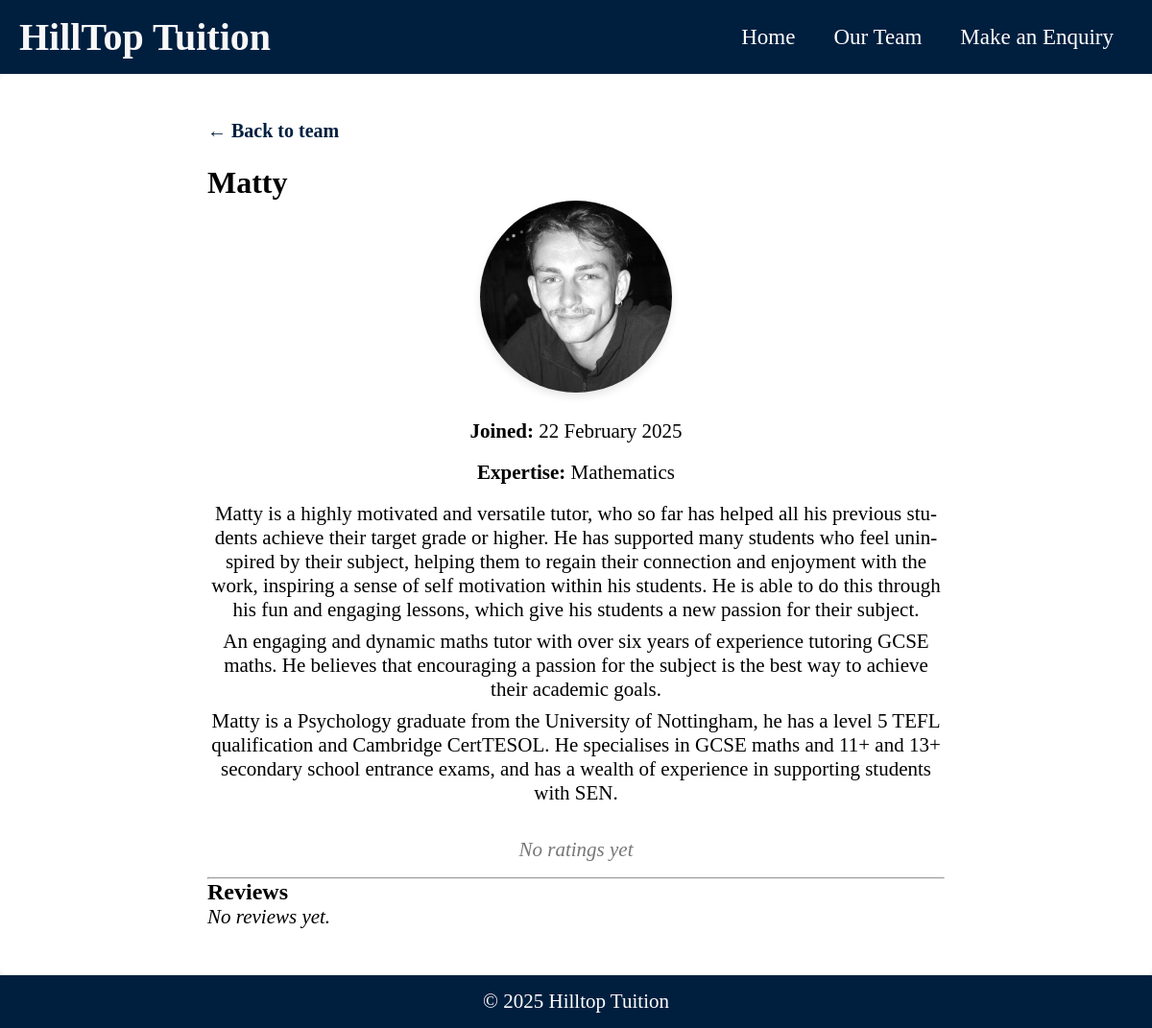
/tutor/1/, run on an earlier commit of the app's database.
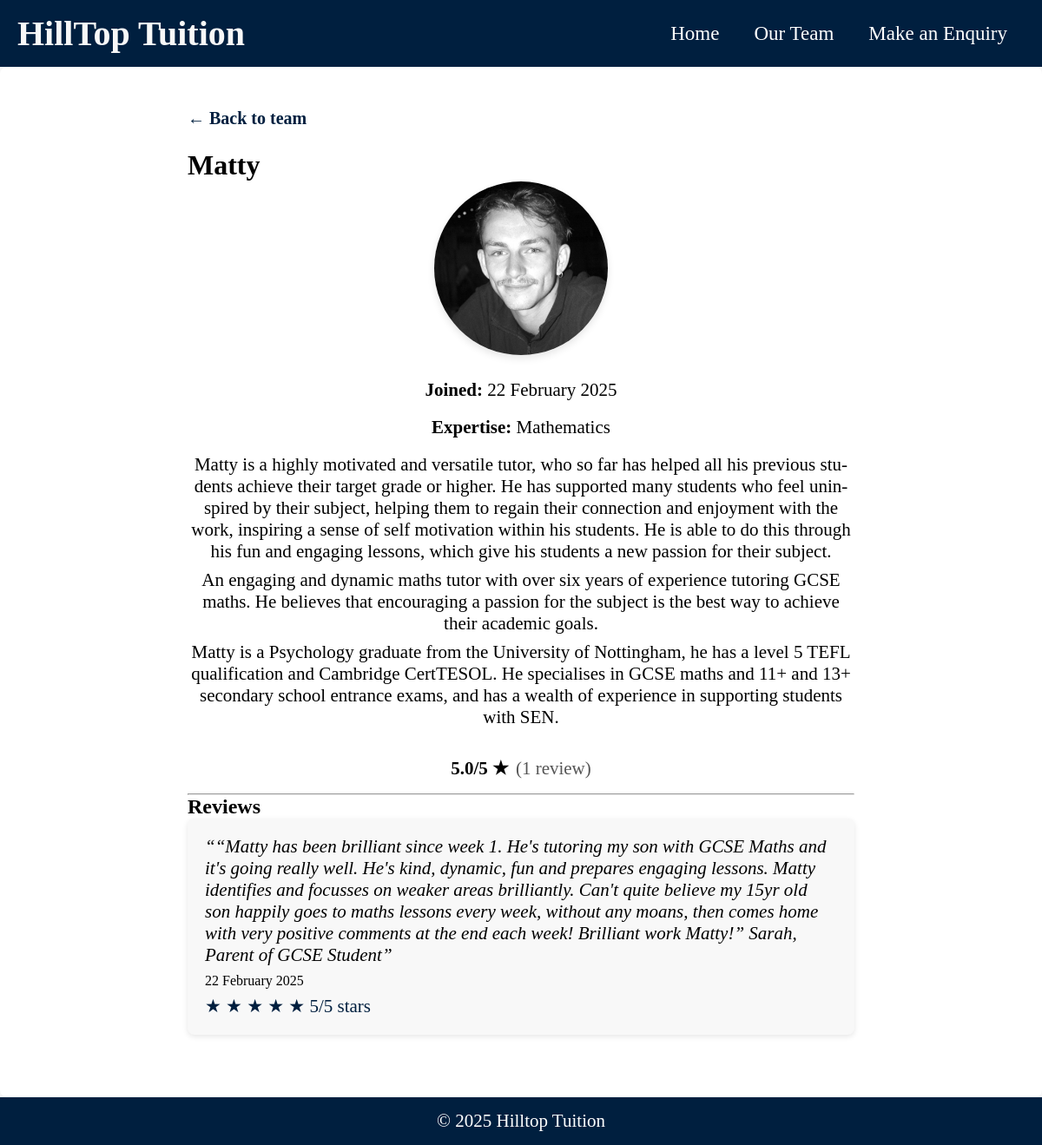
And on a later commit of the database.
### home/models.py (models this page shows, shortened)
class Tutor(models.Model):
    name = models.CharField(max_length=100, verbose_name="Tutor Name")
    about = models.TextField(max_length=2000, blank=True)
    summary = models.CharField(
        max_length=500,  # Adjust max_length as needed
        verbose_name="Short Summary",
        blank=True,
        help_text="Enter a short summary (max 500 characters)."
    )
    created = models.DateTimeField(default=timezone.now, verbose_name="Date Joined")
    image = models.ImageField(
        upload_to='tutors/',
        blank=True,
        null=True,
        verbose_name="Profile Image"
    )
    expertise = models.ManyToManyField(
        Expertise,
        related_name='tutors',
        blank=True,
        verbose_name="Areas of Expertise"
    )
    qualifications = models.TextField(
        max_length=500,
        blank=True,
        verbose_name="Qualifications",
        help_text="List the tutor’s qualifications (comma-separated or free text)."
    )
    @property
    def average_rating(self):
        agg = self.reviews.filter(stars__isnull=False).aggregate(avg=Avg('stars'))
        if agg['avg'] is None:
            return None
        return round(agg['avg'], 1)
    @property
    def review_count(self):
        return self.reviews.filter(stars__isnull=False).count()
    def expertise_list(self):
        return ", ".join(e.name for e in self.expertise.all())

class Expertise(models.Model):
    name = models.CharField(max_length=50, unique=True, verbose_name="Expertise Area")

class Review(models.Model):
    tutor = models.ForeignKey(
        'Tutor',
        on_delete=models.SET_NULL,
        null=True, blank=True,
        related_name='reviews',
        verbose_name='Tutor'
    )
    text = models.TextField()
    created_at = models.DateTimeField(auto_now_add=True)
    stars = models.PositiveSmallIntegerField(
        null=True,
        blank=True,
        validators=[MinValueValidator(1), MaxValueValidator(5)],
        help_text='Rating from 1 (worst) to 5 (best)'
    )

### home/views.py (the view)
# urls.py: path('tutor/<int:pk>/', views.tutor_detail, name='tutor_detail'),
def tutor_detail(request, pk):
    tutor = get_object_or_404(Tutor, pk=pk)
    reviews = tutor.reviews.order_by('-created_at')
    return render(request, 'home/tutor_detail.html', {
        'tutor': tutor,
        'reviews': reviews,
    })

### home/templates/home/tutor_detail.html (shortened to what this page needs)
{% extends 'home/base.html' %}
{% load static %}
{% block content %}
<div class="tutor-detail">
  <a href="{% url 'meettheteam' %}" class="back-link">&larr; Back to team</a>
  <h1 class="tutor-name">{{ tutor.name }}</h1>
  {% if tutor.image %}
  <div class="tutor-image-container">
    <img src="{{ tutor.image.url }}" alt="{{ tutor.name }}" class="tutor-image" />
  </div>
  {% endif %}
  <div class="tutor-info">
    <p><strong>Joined:</strong> {{ tutor.created|date:"j F Y" }}</p>
    <p><strong>Expertise:</strong> {{ tutor.expertise_list }}</p>
    {% if tutor.about %}
    <div class="tutor-about">
      {{ tutor.about|linebreaks }}
    </div>
    {% endif %}
    <div class="tutor-rating">
      {% if tutor.average_rating %}
      <span class="avg">{{ tutor.average_rating }}/5 ★</span>
      <span class="count">({{ tutor.review_count }} review{{ tutor.review_count|pluralize }})</span>
      {% else %}
      <span class="no-rating"><em>No ratings yet</em></span>
      {% endif %}
    </div>
  </div>
  <hr />
  <section class="tutor-reviews">
    <h2>Reviews</h2>
    {% if reviews %}
      {% for review in reviews %}
      <article class="review-card-detail">
        <p class="review-text">“{{ review.text }}”</p>
        <time datetime="{{ review.created_at|date:'Y-m-d' }}">{{ review.created_at|date:"j F Y" }}</time>
        <div class="review-stars">
          {% if review.stars %}
            {% for i in "12345" %}
              {% if forloop.counter <= review.stars %}
                ★
              {% else %}
                ☆
              {% endif %}
            {% endfor %}
            <span class="sr-only">{{ review.stars }}/5 stars</span>
          {% else %}
            <em>No rating</em>
          {% endif %}
        </div>
      </article>
      {% endfor %}
    {% else %}
      <p><em>No reviews yet.</em></p>
    {% endif %}
  </section>
</div>
{% endblock %}

What changed in the data, as far as the page shows it:
shown differently, row unchanged: Tutor "Matty": average_rating (not shown) → "5.0"; review_count (not shown) → "1"
now on this page (row edited): Review: text "“Matty has been brilliant since week 1. He's tutoring my son with GCSE Maths and it's going really well. He's kind, dynamic, fun and prepares engaging lessons. Matty identifies and focusses on weaker areas brilliantly. Can't quite believe my 15yr old son happily goes to maths lessons every week, without any moans, then comes home with very positive comments at the end each week! Brilliant work Matty!” Sarah, Parent of GCSE Student", created_at "22 February 2025", stars "5"
Also different on the page:
text no longer shown: "No ratings yet No reviews yet."
text now shown: "/5 ★ ( review )"
